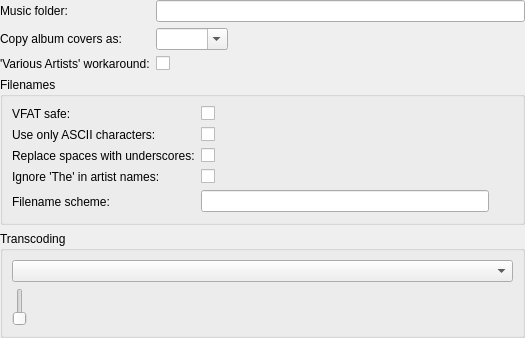
<?xml version="1.0" encoding="UTF-8"?>
<ui version="4.0">
 <class>DevicePropertiesDialog</class>
 <widget class="QWidget" name="DevicePropertiesDialog">
  <property name="geometry">
   <rect>
    <x>0</x>
    <y>0</y>
    <width>524</width>
    <height>338</height>
   </rect>
  </property>
  <property name="windowTitle">
   <string>Form</string>
  </property>
  <layout class="QVBoxLayout" name="verticalLayout">
   <property name="margin">
    <number>0</number>
   </property>
   <item>
    <layout class="QFormLayout" name="formLayout">
     <property name="fieldGrowthPolicy">
      <enum>QFormLayout::ExpandingFieldsGrow</enum>
     </property>
     <item row="0" column="0">
      <widget class="QLabel" name="musicFolderLabel">
       <property name="text">
        <string>Music folder:</string>
       </property>
       <property name="buddy">
        <cstring>musicFolder</cstring>
       </property>
      </widget>
     </item>
     <item row="0" column="1">
      <widget class="DirRequester" name="musicFolder"/>
     </item>
     <item row="1" column="0">
      <widget class="QLabel" name="albumCoversLabel">
       <property name="text">
        <string>Copy album covers as:</string>
       </property>
       <property name="buddy">
        <cstring>albumCovers</cstring>
       </property>
      </widget>
     </item>
     <item row="1" column="1">
      <widget class="QComboBox" name="albumCovers">
       <property name="editable">
        <bool>true</bool>
       </property>
      </widget>
     </item>
     <item row="2" column="0">
      <widget class="QLabel" name="fixVariousArtistsLabel">
       <property name="text">
        <string>'Various Artists' workaround:</string>
       </property>
       <property name="buddy">
        <cstring>fixVariousArtists</cstring>
       </property>
      </widget>
     </item>
     <item row="2" column="1">
      <widget class="QCheckBox" name="fixVariousArtists"/>
     </item>
    </layout>
   </item>
   <item>
    <widget class="QGroupBox" name="groupBox">
     <property name="title">
      <string>Filenames</string>
     </property>
     <layout class="QFormLayout" name="formLayout_2">
      <property name="fieldGrowthPolicy">
       <enum>QFormLayout::ExpandingFieldsGrow</enum>
      </property>
      <item row="1" column="0">
       <widget class="QLabel" name="label_3">
        <property name="text">
         <string>Use only ASCII characters:</string>
        </property>
        <property name="buddy">
         <cstring>asciiOnly</cstring>
        </property>
       </widget>
      </item>
      <item row="1" column="1">
       <widget class="QCheckBox" name="asciiOnly">
        <property name="text">
         <string/>
        </property>
       </widget>
      </item>
      <item row="2" column="0">
       <widget class="QLabel" name="label_4">
        <property name="text">
         <string>Replace spaces with underscores:</string>
        </property>
        <property name="buddy">
         <cstring>replaceSpaces</cstring>
        </property>
       </widget>
      </item>
      <item row="2" column="1">
       <widget class="QCheckBox" name="replaceSpaces">
        <property name="text">
         <string/>
        </property>
       </widget>
      </item>
      <item row="3" column="0">
       <widget class="QLabel" name="label_5">
        <property name="text">
         <string>Ignore 'The' in artist names:</string>
        </property>
        <property name="buddy">
         <cstring>ignoreThe</cstring>
        </property>
       </widget>
      </item>
      <item row="3" column="1">
       <widget class="QCheckBox" name="ignoreThe">
        <property name="text">
         <string/>
        </property>
       </widget>
      </item>
      <item row="4" column="0">
       <widget class="QLabel" name="label_6">
        <property name="text">
         <string>Filename scheme:</string>
        </property>
        <property name="buddy">
         <cstring>filenameScheme</cstring>
        </property>
       </widget>
      </item>
      <item row="4" column="1">
       <layout class="QHBoxLayout" name="horizontalLayout">
        <property name="spacing">
         <number>0</number>
        </property>
        <item>
         <widget class="LineEdit" name="filenameScheme">
          <property name="minimumSize">
           <size>
            <width>288</width>
            <height>0</height>
           </size>
          </property>
         </widget>
        </item>
        <item>
         <widget class="QToolButton" name="configFilename">
          <property name="autoRaise">
           <bool>true</bool>
          </property>
         </widget>
        </item>
       </layout>
      </item>
      <item row="0" column="1">
       <widget class="QCheckBox" name="vfatSafe">
        <property name="text">
         <string/>
        </property>
       </widget>
      </item>
      <item row="0" column="0">
       <widget class="QLabel" name="label_2">
        <property name="text">
         <string>VFAT safe:</string>
        </property>
        <property name="buddy">
         <cstring>vfatSafe</cstring>
        </property>
       </widget>
      </item>
     </layout>
    </widget>
   </item>
   <item>
    <widget class="QGroupBox" name="transcoderFrame">
     <property name="title">
      <string>Transcoding</string>
     </property>
     <layout class="QVBoxLayout" name="verticalLayout_2">
      <item>
       <widget class="QComboBox" name="transcoderName"/>
      </item>
      <item>
       <widget class="ValueSlider" name="transcoderValue"/>
      </item>
     </layout>
    </widget>
   </item>
   <item>
    <spacer name="verticalSpacer">
     <property name="orientation">
      <enum>Qt::Vertical</enum>
     </property>
     <property name="sizeHint" stdset="0">
      <size>
       <width>20</width>
       <height>0</height>
      </size>
     </property>
    </spacer>
   </item>
  </layout>
 </widget>
 <customwidgets>
  <customwidget>
   <class>LineEdit</class>
   <extends>QLineEdit</extends>
   <header>lineedit.h</header>
  </customwidget>
  <customwidget>
   <class>DirRequester</class>
   <extends>QLineEdit</extends>
   <header>dirrequester.h</header>
   <container>1</container>
  </customwidget>
  <customwidget>
   <class>ValueSlider</class>
   <extends>QSlider</extends>
   <header>valueslider.h</header>
  </customwidget>
 </customwidgets>
 <tabstops>
  <tabstop>musicFolder</tabstop>
  <tabstop>albumCovers</tabstop>
  <tabstop>fixVariousArtists</tabstop>
  <tabstop>vfatSafe</tabstop>
  <tabstop>asciiOnly</tabstop>
  <tabstop>replaceSpaces</tabstop>
  <tabstop>ignoreThe</tabstop>
  <tabstop>filenameScheme</tabstop>
  <tabstop>configFilename</tabstop>
 </tabstops>
 <resources/>
 <connections/>
</ui>
